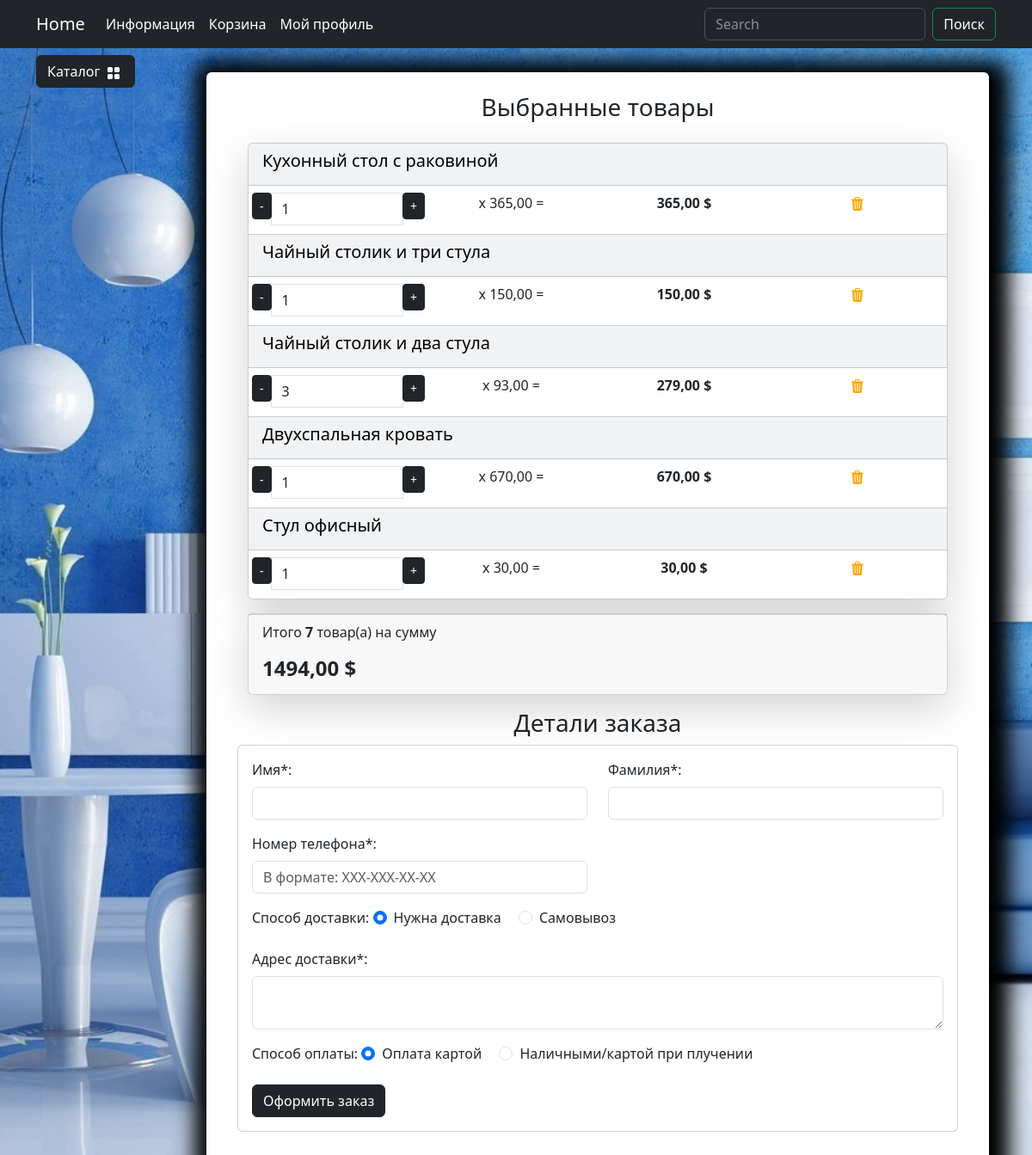
The app's page /orders/create-order/ (signed in), older data.
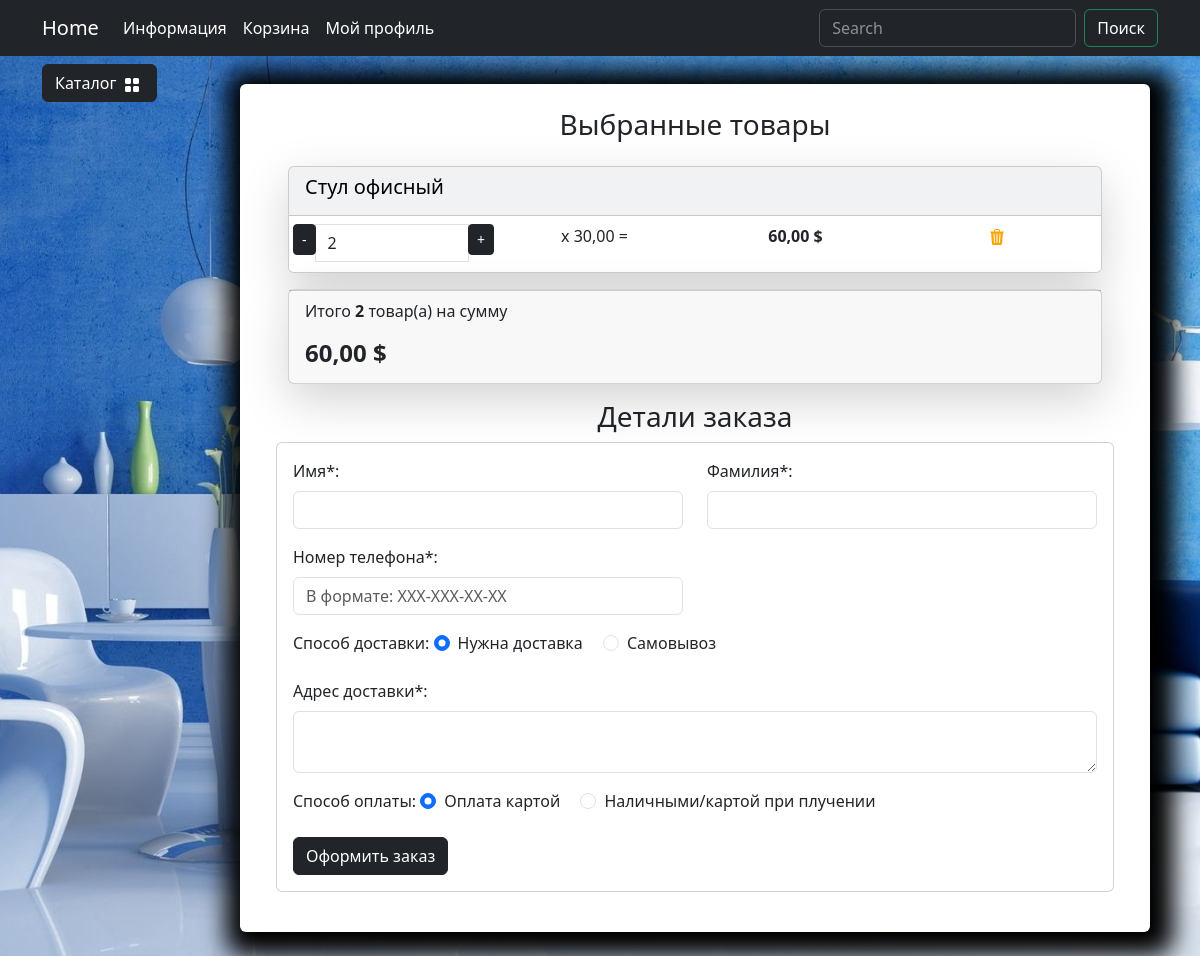
The same page, newer data.
### carts/models.py (models this page shows, shortened)
class Cart(models.Model):
    user = models.ForeignKey(to=User, on_delete=models.CASCADE, blank=True, null=True, verbose_name='Пользователь')
    product = models.ForeignKey(to=Products, on_delete=models.CASCADE, verbose_name='Товар')
    quantity = models.PositiveSmallIntegerField(default=0, verbose_name='Количество')
    session_key = models.CharField(max_length=32, blank=True, null=True)
    created_timestamp = models.DateTimeField (auto_now_add=True, verbose_name='Дата обновления')
    class Meta:
        db_table = 'cart'
        verbose_name = "Корзина"
        verbose_name_plural = "Корзина"
    objects = CartQueryset().as_manager()
    def products_price(self):
        return round(self.product.sell_price() * self.quantity, 2)

### goods/models.py (models this page shows, shortened)
class Products(models.Model):
    name = models.CharField(max_length=150, unique=True, verbose_name='Название')
    slug = models.SlugField(max_length=200, unique=True, blank=True, null=True, verbose_name='URL')
    description = models.TextField(blank=True, null=True, verbose_name='Описание')
    image = models.ImageField(upload_to='goods_images', blank=True, null=True, verbose_name='Изображение')
    price = models.DecimalField(default=0.00, max_digits=7, decimal_places=2, verbose_name='Цена')
    discount = models.DecimalField(default=0.00, max_digits=4, decimal_places=2, verbose_name='Скидка в %')
    quantity = models.PositiveIntegerField(default=0, verbose_name='Количество')
    category = models.ForeignKey(to=Categories, on_delete=models.CASCADE, verbose_name='Категория')
    class Meta:
        db_table = 'product'
        verbose_name = 'Продукт'
        verbose_name_plural = 'Продукты'
        ordering = ('id',)
    def sell_price(self):
        if self.discount:
            return round(self.price - self.price*self.discount/100, 2)
        return self.price

### orders/views.py (the view)
# urls.py: path('create-order/', views.create_order, name='create_order'),
@login_required
def create_order(request):
    if request.method == 'POST':
        form = CreateOrderForm(data=request.POST)
        if form.is_valid():
            try:
                with transaction.atomic():
                    user = request.user
                    cart_items = Cart.objects.filter(user=user)
                    if cart_items.exists():
                        order = Order.objects.create(
                            user=user,
                            phone_number=form.cleaned_data['phone_number'],
                            requires_delivery=form.cleaned_data['requires_delivery'],
                            delivery_address=form.cleaned_data['delivery_address'],
                            payment_on_get=form.cleaned_data['payment_on_get'],
                        )
                        for cart_item in cart_items:
                            product=cart_item.product
                            name=cart_item.product.name
                            price=cart_item.product.sell_price()
                            quantity=cart_item.quantity
                            if product.quantity < quantity:
                                raise ValidationError(f'Недостаточное количество товара {name} на складе\
                                                       В наличии - {product.quantity}')
                            OrderItem.objects.create(
                                order=order,
                                product=product,
                                name=name,
                                price=price,
                                quantity=quantity,
                            )
                            product.quantity -= quantity
                            product.save()
                        cart_items.delete()
                        messages.success(request, 'Заказ оформлен!')
                        return redirect('user:profile')
            except ValidationError as e:
                messages.success(request, str(e))
                return redirect('cart:order')
    else:
        initial = {
            'first_name': request.user.first_name,
            'last_name': request.user.last_name,
            }
        form = CreateOrderForm(initial=initial)
    context = {
        'title': 'Home - Оформление заказа',
        'form': form,
        'orders': True,
    }
    return render(request, 'orders/create_order.html', context=context)

### orders/forms.py (shortened to what this page needs)
class CreateOrderForm(forms.Form):
    first_name = forms.CharField()
    last_name = forms.CharField()
    phone_number = forms.CharField()
    requires_delivery = forms.ChoiceField(
        choices=[
            ("0", False),
            ("1", True),
        ],
    )
    delivery_address = forms.CharField(required=False)
    payment_on_get = forms.ChoiceField(
        choices=[
            ("0", 'False'),
            ("1", 'True'),
        ],
    )

### carts/models.py (called while the page is built)
    def total_price(self):
        return sum(cart.products_price() for cart in self)

    def total_quantity(self):
        if self:
            return sum(cart.quantity for cart in self)
        return 0

### carts/templatetags/carts_tags.py (called while the page is built)
@register.simple_tag()
def user_carts(request):
    return get_user_carts(request)

### carts/utils.py (called while the page is built)
def get_user_carts(request):
    if request.user.is_authenticated:
        return Cart.objects.filter(user=request.user).select_related('product')
    if not request.session.session_key:
        request.session.create()
    return Cart.objects.filter(session_key=request.session.session_key).select_related('product')

### goods/templatetags/goods_tags.py (called while the page is built)
@register.simple_tag()
def tag_categories():
    return Categories.objects.all()

### orders/templates/orders/create_order.html (shortened to what the changed rows need)
{% extends "base.html" %}
{% load static %}
{% load carts_tags %}
{% block content %}
    <div class=" bg-white p-4 mb-4 mx-2 rounded custom-shadow">
        <div class="container">
            <div class="container" id="cart-items-container">
                {% user_carts request as carts %}
                {% include "carts/includes/included_cart.html" %}
            </div>
        </div>
    </div>
{% endblock %}

### carts/templates/carts/includes/included_cart.html (shortened to what this page needs)
{% load static %}
<div class="card mb-3 text-bg-light shadow-lg">
    {% for cart in carts %}
        <div class="card-header">
            <h5 class="card-title">{{ cart.product.name }}</h5>
        </div>
        <ul class="list-group list-group-flush">
            <li class="list-group-item">
                <div class="row text-center">
                    <div class="col p-0">
                        <div class="input-group">
                            <span class="input-group-btn">
                                <button type="button" class="btn btn-dark btn-sm decrement"
                                    data-cart-id="{{ cart.id }}"
                                    data-cart-change-url="{% url 'cart:cart_change' %}">
                                    -</button>
                            </span>
                            <input type="text" class="form-control number" value="{{ cart.quantity }}"
                                readonly>
                            <span class="input-group-btn">
                                <button type="button" class="btn btn-dark btn-sm increment"
                                    data-cart-id="{{ cart.id }}"
                                    data-cart-change-url="{% url 'cart:cart_change' %}">
                                    +</button>
                            </span>
                        </div>
                    </div>
                    <div class="col p-0">
                        <p>x {{ cart.product.sell_price }} = </p>
                    </div>
                    <div class="col p-0"><strong> {{cart.products_price}} $</strong></div>
                    <div class="col p-0">
                        <a href="{% url 'cart:cart_remove' %}" class="remove-from-cart"
                        data-cart-id="{{ cart.id }}">
                            <img class="mx-1" src="{% static "deps/icons/trash3-fill.svg" %}"
                                alt="Catalog Icon" width="16" height="16">
                        </a>
                    </div>
                </div>
            </li>
        </ul>
    {% endfor %}
</div>
<div class="card mb-3 shadow-lg">
    <div class="card-footer">
        <p class="float-left">Итого <strong>{{ carts.total_quantity }}</strong> товар(а) на сумму</p>
        <h4 class="float-left"><strong>{{ carts.total_price }} $</strong></h4>
    </div>
</div>

Row changes from the older to the newer data that the page shows:
removed Cart: product.name "Кухонный стол с раковиной", quantity "1", product.sell_price "365,00", products_price "365,00", total_quantity "7", total_price "1494,00"
removed Cart: product.name "Чайный столик и три стула", quantity "1", product.sell_price "150,00", products_price "150,00"
removed Cart: product.name "Чайный столик и два стула", quantity "3", product.sell_price "93,00", products_price "279,00"
removed Cart: product.name "Двухспальная кровать", quantity "1", product.sell_price "670,00", products_price "670,00"
changed Cart "Стул офисный": quantity "1" → "2"; products_price "30,00" → "60,00"
Text that changed along with them:
{{ carts.total_quantity }}: "7" → "2"
{{ carts.total_price }}: "1494,00" → "60,00"
